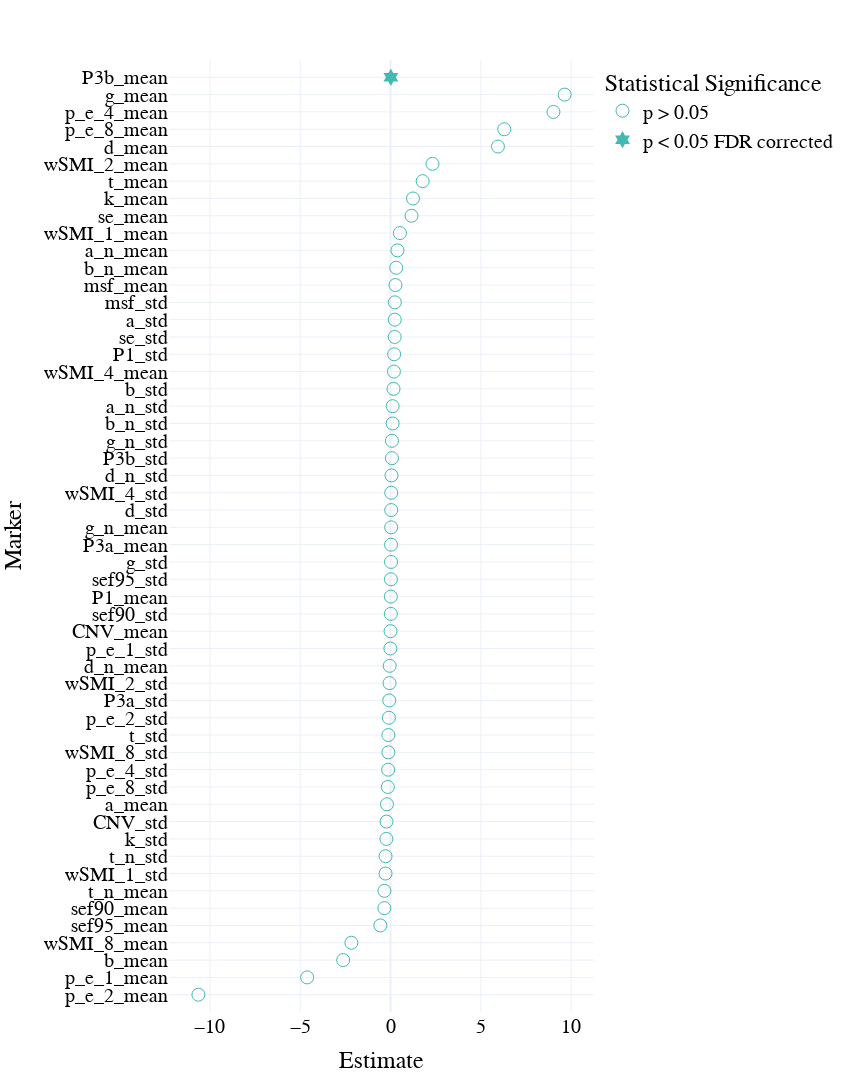

Write notebook code for a chart like this one.
### Code cell
mw_glmm = pd.read_csv(os.path.join(results_path, 'univariate_glmm_mw.csv'))

# segment_mw_roc = segment_mw_roc.sort_values(by = 'AUC', ascending = False).head(10).append(segment_mw_roc.sort_values(by = 'AUC', ascending = False).tail(10))

fig = px.scatter(mw_glmm.sort_values(by = 'Estimate'),x = 'Estimate', y = 'Marker', template = "plotly_white", symbol = 'significant', 
                 symbol_sequence = ['circle-open','circle','hexagram' ],
#                  color = 'significant',
                 color_discrete_sequence = [lblue, green,orange, pink], 
                 
                 category_orders = {'significant': ['p > 0.05','p < 0.05 uncorrected', 'p < 0.05 FDR corrected']},
                 labels = {'AUC': 'sTUT>dTUT              sTUT<dTUT', 'significant': 'Statistical Significance', 'markers':''}
                )
# fig.add_vline(x=0.5, line_width=3, line_dash="dash", line_color="grey")
fig.update_traces(marker=dict(size = 13))

fig.update_layout(
    width=850,
    height=1300,
#     autosize = True, 
    template = 'plotly_white',
        font=dict(
        family="Times new roman",
        size=20,
        color="black"
    ),
    xaxis = dict(
            visible=True,
            tickfont = {"size": 20},
        ),
    yaxis = dict(
        tickfont = {"size": 20},
        autorange = False,    
        automargin = True,
        range = [-1,len(mw_glmm)],
        dtick = 1
        ),
    showlegend=True, 

)

fig.show()

fig.write_image(os.path.join(fig_path,'univariate_glmm_mw_estimate.png'))
fig.write_image(os.path.join(fig_path,'univariate_glmm_mw_estimate.pdf'))
fig.write_html(os.path.join(fig_path,'univariate_glmm_mw_estimate.html'))

### Figure 1 — Plotly figure (JSON) as saved in the notebook; plotly's stock layout.template omitted (floating-point values rounded to 4 significant figures)
{"data": [{"hovertemplate": "Statistical Significance=p > 0.05<br>Estimate=%{x}<br>Marker=%{y}<extra></extra>", "legendgroup": "p > 0.05", "marker": {"color": "#42B9B2", "size": 13, "symbol": "circle-open"}, "mode": "markers", "name": "p > 0.05", "orientation": "h", "showlegend": true, "type": "scatter", "x": [-10.64, -4.616, -2.621, -2.166, -0.5641, -0.3431, -0.3371, -0.2766, -0.2758, -0.2298, -0.2217, -0.1972, -0.1482, -0.1325, -0.1206, -0.1194, -0.09298, -0.07288, -0.05537, -0.04668, -0.008865, 0.0002659, 0.016, 0.01719, 0.02212, 0.02714, 0.02753, 0.03459, 0.03848, 0.03887, 0.05398, 0.07717, 0.07789, 0.1166, 0.1173, 0.1645, 0.1887, 0.2002, 0.2307, 0.235, 0.2381, 0.2714, 0.3133, 0.3809, 0.5175, 1.162, 1.245, 1.78, 2.323, 5.948, 6.298, 9.019, 9.64], "xaxis": "x", "y": ["p_e_2_mean", "p_e_1_mean", "b_mean", "wSMI_8_mean", "sef95_mean", "sef90_mean", "t_n_mean", "wSMI_1_std", "t_n_std", "k_std", "CNV_std", "a_mean", "p_e_8_std", "p_e_4_std", "wSMI_8_std", "t_std", "p_e_2_std", "P3a_std", "wSMI_2_std", "d_n_mean", "p_e_1_std", "CNV_mean", "sef90_std", "P1_mean", "sef95_std", "g_std", "P3a_mean", "g_n_mean", "d_std", "wSMI_4_std", "d_n_std", "P3b_std", "g_n_std", "b_n_std", "a_n_std", "b_std", "wSMI_4_mean", "P1_std", "se_std", "a_std", "msf_std", "msf_mean", "b_n_mean", "a_n_mean", "wSMI_1_mean", "se_mean", "k_mean", "t_mean", "wSMI_2_mean", "d_mean", "p_e_8_mean", "p_e_4_mean", "g_mean"], "yaxis": "y"}, {"hovertemplate": "Statistical Significance=p < 0.05 FDR corrected<br>Estimate=%{x}<br>Marker=%{y}<extra></extra>", "legendgroup": "p < 0.05 FDR corrected", "marker": {"color": "#42B9B2", "size": 13, "symbol": "hexagram"}, "mode": "markers", "name": "p < 0.05 FDR corrected", "orientation": "h", "showlegend": true, "type": "scatter", "x": [0.01713], "xaxis": "x", "y": ["P3b_mean"], "yaxis": "y"}], "layout": {"font": {"color": "black", "family": "Times new roman", "size": 20}, "height": 1300, "legend": {"title": {"text": "Statistical Significance"}, "tracegroupgap": 0}, "margin": {"t": 60}, "showlegend": true, "width": 850, "xaxis": {"anchor": "y", "domain": [0, 1], "tickfont": {"size": 20}, "title": {"text": "Estimate"}, "visible": true}, "yaxis": {"anchor": "x", "automargin": true, "autorange": false, "domain": [0, 1], "dtick": 1, "range": [-1, 54], "tickfont": {"size": 20}, "title": {"text": "Marker"}}}}
